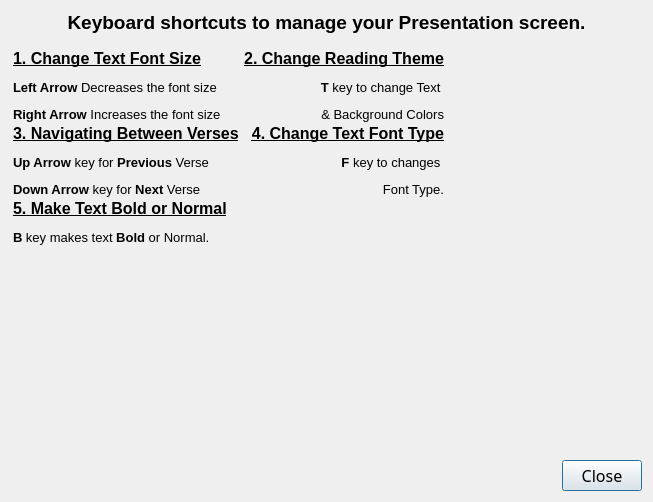
<?xml version="1.0" encoding="UTF-8"?>
<ui version="4.0">
 <class>AppTutorial</class>
 <widget class="QDialog" name="AppTutorial">
  <property name="geometry">
   <rect>
    <x>0</x>
    <y>0</y>
    <width>653</width>
    <height>502</height>
   </rect>
  </property>
  <property name="windowTitle">
   <string>How vSongBook Works</string>
  </property>
  <property name="windowIcon">
   <iconset resource="icons/icons.qrc">
    <normaloff>:/icons/appicon</normaloff>:/icons/appicon</iconset>
  </property>
  <property name="sizeGripEnabled">
   <bool>false</bool>
  </property>
  <layout class="QVBoxLayout" name="verticalLayout_2">
   <item>
    <widget class="QLabel" name="label">
     <property name="text">
      <string>&lt;html&gt;&lt;head/&gt;&lt;body&gt;&lt;p align=&quot;center&quot;&gt;&lt;span style=&quot; font-size:14pt; font-weight:600;&quot;&gt;Keyboard shortcuts to manage your Presentation screen.&lt;/span&gt;&lt;span style=&quot; font-size:12pt;&quot;&gt;&lt;br/&gt;&lt;/span&gt;&lt;/p&gt;&lt;table border=&quot;0&quot; style=&quot; margin-top:0px; margin-bottom:0px; margin-left:0px; margin-right:0px;&quot; cellspacing=&quot;2&quot; cellpadding=&quot;0&quot;&gt;&lt;tr&gt;&lt;td&gt;&lt;p&gt;&lt;span style=&quot; font-size:12pt; font-weight:600; text-decoration: underline;&quot;&gt;1. Change Text Font Size&lt;/span&gt;&lt;/p&gt;&lt;p&gt;&lt;span style=&quot; font-size:10pt; font-weight:600;&quot;&gt;Left Arrow&lt;/span&gt;&lt;span style=&quot; font-size:10pt;&quot;&gt; Decreases the font size&lt;/span&gt;&lt;/p&gt;&lt;p&gt;&lt;span style=&quot; font-size:10pt; font-weight:600;&quot;&gt;Right Arrow&lt;/span&gt;&lt;span style=&quot; font-size:10pt;&quot;&gt; Increases the font size&lt;/span&gt;&lt;/p&gt;&lt;/td&gt;&lt;td&gt;&lt;p&gt;&lt;img src=&quot;:/icons/Chapters.png&quot; height=&quot;80&quot;/&gt;&lt;/p&gt;&lt;p&gt;&lt;span style=&quot; font-size:12pt;&quot;&gt;&lt;br/&gt;&lt;/span&gt;&lt;/p&gt;&lt;/td&gt;&lt;td&gt;&lt;p align=&quot;right&quot;&gt;&lt;span style=&quot; font-size:12pt; font-weight:600; text-decoration: underline;&quot;&gt;2. Change Reading Theme&lt;/span&gt;&lt;/p&gt;&lt;p align=&quot;right&quot;&gt;&lt;span style=&quot; font-size:10pt; font-weight:600;&quot;&gt;T&lt;/span&gt;&lt;span style=&quot; font-size:10pt;&quot;&gt; key to change Text &lt;/span&gt;&lt;/p&gt;&lt;p align=&quot;right&quot;&gt;&lt;span style=&quot; font-size:10pt;&quot;&gt;&amp;amp; Background Colors&lt;/span&gt;&lt;/p&gt;&lt;/td&gt;&lt;td&gt;&lt;p&gt;&lt;img src=&quot;:/icons/Theme.png&quot; height=&quot;80&quot;/&gt;&lt;/p&gt;&lt;p&gt;&lt;span style=&quot; font-size:12pt;&quot;&gt;&lt;br/&gt;&lt;/span&gt;&lt;/p&gt;&lt;/td&gt;&lt;/tr&gt;&lt;tr&gt;&lt;td&gt;&lt;p&gt;&lt;span style=&quot; font-size:12pt; font-weight:600; text-decoration: underline;&quot;&gt;3. Navigating Between Verses&lt;/span&gt;&lt;/p&gt;&lt;p&gt;&lt;span style=&quot; font-size:10pt; font-weight:600;&quot;&gt;Up Arrow&lt;/span&gt;&lt;span style=&quot; font-size:10pt;&quot;&gt; key for &lt;/span&gt;&lt;span style=&quot; font-size:10pt; font-weight:600;&quot;&gt;Previous&lt;/span&gt;&lt;span style=&quot; font-size:10pt;&quot;&gt; Verse&lt;/span&gt;&lt;/p&gt;&lt;p&gt;&lt;span style=&quot; font-size:10pt; font-weight:600;&quot;&gt;Down Arrow&lt;/span&gt;&lt;span style=&quot; font-size:10pt;&quot;&gt; key for &lt;/span&gt;&lt;span style=&quot; font-size:10pt; font-weight:600;&quot;&gt;Next&lt;/span&gt;&lt;span style=&quot; font-size:10pt;&quot;&gt; Verse&lt;/span&gt;&lt;/p&gt;&lt;/td&gt;&lt;td&gt;&lt;p&gt;&lt;img src=&quot;:/icons/Chapters.png&quot; height=&quot;80&quot;/&gt;&lt;/p&gt;&lt;p&gt;&lt;span style=&quot; font-size:12pt;&quot;&gt;&lt;br/&gt;&lt;/span&gt;&lt;/p&gt;&lt;/td&gt;&lt;td&gt;&lt;p align=&quot;right&quot;&gt;&lt;span style=&quot; font-size:12pt; font-weight:600; text-decoration: underline;&quot;&gt;4. Change Text Font Type&lt;/span&gt;&lt;/p&gt;&lt;p align=&quot;right&quot;&gt;&lt;span style=&quot; font-size:10pt; font-weight:600;&quot;&gt;F&lt;/span&gt;&lt;span style=&quot; font-size:10pt;&quot;&gt; key to changes &lt;/span&gt;&lt;/p&gt;&lt;p align=&quot;right&quot;&gt;&lt;span style=&quot; font-size:10pt;&quot;&gt;Font Type.&lt;/span&gt;&lt;/p&gt;&lt;/td&gt;&lt;td&gt;&lt;p&gt;&lt;img src=&quot;:/icons/Font_Type.png&quot; height=&quot;80&quot;/&gt;&lt;/p&gt;&lt;p&gt;&lt;span style=&quot; font-size:12pt;&quot;&gt;&lt;br/&gt;&lt;/span&gt;&lt;/p&gt;&lt;/td&gt;&lt;/tr&gt;&lt;tr&gt;&lt;td&gt;&lt;p&gt;&lt;span style=&quot; font-size:12pt; font-weight:600; text-decoration: underline;&quot;&gt;5. Make Text Bold or Normal&lt;/span&gt;&lt;/p&gt;&lt;p&gt;&lt;span style=&quot; font-size:10pt; font-weight:600;&quot;&gt;B&lt;/span&gt;&lt;span style=&quot; font-size:10pt;&quot;&gt; key makes text &lt;/span&gt;&lt;span style=&quot; font-size:10pt; font-weight:600;&quot;&gt;Bold&lt;/span&gt;&lt;span style=&quot; font-size:10pt;&quot;&gt; or Normal.&lt;/span&gt;&lt;/p&gt;&lt;/td&gt;&lt;td&gt;&lt;p&gt;&lt;img src=&quot;:/icons/Font_Bold.png&quot; height=&quot;80&quot;/&gt;&lt;/p&gt;&lt;/td&gt;&lt;td/&gt;&lt;td/&gt;&lt;/tr&gt;&lt;tr&gt;&lt;td/&gt;&lt;td/&gt;&lt;td/&gt;&lt;td/&gt;&lt;/tr&gt;&lt;/table&gt;&lt;/body&gt;&lt;/html&gt;</string>
     </property>
     <property name="alignment">
      <set>Qt::AlignLeading|Qt::AlignLeft|Qt::AlignTop</set>
     </property>
     <property name="wordWrap">
      <bool>true</bool>
     </property>
     <property name="openExternalLinks">
      <bool>true</bool>
     </property>
    </widget>
   </item>
   <item>
    <widget class="QDialogButtonBox" name="buttonBox">
     <property name="font">
      <font>
       <family>Trebuchet MS</family>
       <pointsize>12</pointsize>
      </font>
     </property>
     <property name="orientation">
      <enum>Qt::Horizontal</enum>
     </property>
     <property name="standardButtons">
      <set>QDialogButtonBox::Close</set>
     </property>
    </widget>
   </item>
  </layout>
 </widget>
 <resources>
  <include location="icons/icons.qrc"/>
 </resources>
 <connections>
  <connection>
   <sender>buttonBox</sender>
   <signal>rejected()</signal>
   <receiver>AppTutorial</receiver>
   <slot>reject()</slot>
   <hints>
    <hint type="sourcelabel">
     <x>316</x>
     <y>340</y>
    </hint>
    <hint type="destinationlabel">
     <x>286</x>
     <y>274</y>
    </hint>
   </hints>
  </connection>
 </connections>
</ui>
